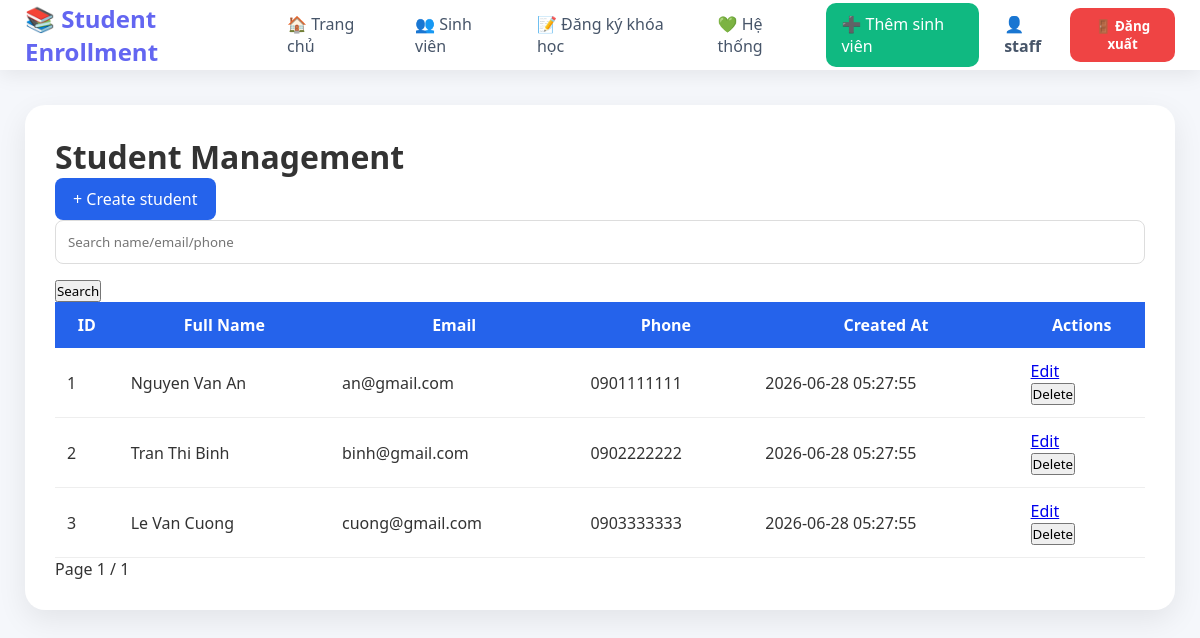
Page /students (signed in) on the committed database.
### tables this page shows
CREATE TABLE students (

    id INT AUTO_INCREMENT PRIMARY KEY,

    user_id INT NOT NULL,

    full_name VARCHAR(100) NOT NULL,

    email VARCHAR(100) NOT NULL UNIQUE,

    phone VARCHAR(20),

    created_at TIMESTAMP DEFAULT CURRENT_TIMESTAMP,


    CONSTRAINT fk_students_user
    FOREIGN KEY(user_id)
    REFERENCES users(id)
    ON DELETE CASCADE

);

### app/Core/helpers.php (called while the page is built, shortened)
<?php
function e(?string $value): string
{
    return htmlspecialchars(
        (string)$value,
        ENT_QUOTES,
        'UTF-8'
    );
}
function view(string $path, array $data = []): void
{
    extract($data);
    require __DIR__ . '/../Views/' . $path . '.php';
}

### app/Controllers/StudentController.php (called while the page is built, shortened)
<?php
class StudentController
{
    private function service(): StudentService
    {
        $config = require __DIR__ . '/../../config/database.php';
        $pdo = (new Database($config))->getConnection();
        return new StudentService(
            new StudentRepository($pdo)
        );
    }
    public function index(): void
    {
        $q = trim($_GET['q'] ?? '');
        $page = max(1, (int) ($_GET['page'] ?? 1));
        $perPage = 10;
        $sort = $_GET['sort'] ?? 'created_at';
        $direction = $_GET['direction'] ?? 'desc';
        $offset = ($page - 1) * $perPage;
        $service = $this->service();
        $total = $service->countAll($q);
        $totalPages = max(1, (int) ceil($total / $perPage));
        $students = $service->getPaginated($q, $perPage, $offset, $sort, $direction);
        view('Students/index', compact('students', 'q', 'page', 'perPage', 'total', 'totalPages', 'sort', 'direction'));
    }
}

### public/index.php (called while the page is built, shortened)
<?php
$path = parse_url($_SERVER['REQUEST_URI'], PHP_URL_PATH);
require __DIR__ . '/../app/Core/helpers.php';
require __DIR__ . '/../app/Repositories/StudentRepository.php';
require __DIR__ . '/../app/Repositories/EnrollmentRepository.php';
require __DIR__ . '/../app/Services/StudentService.php';
require __DIR__ . '/../app/Controllers/StudentController.php';
$router = new Router();
$router->get(
    '/',
    [HomeController::class,'index']
);
$router->get(
    '/health',
    [HealthController::class,'index']
);
$router->get(
    '/login',
    [AuthController::class,'login']
);
$router->post(
    '/login',
    [AuthController::class,'handleLogin']
);
$router->post(
    '/logout',
    [AuthController::class,'logout']
);
$router->get(
    '/dashboard',
    [DashboardController::class,'index']
);
$router->get(
    '/public-leads/create',
    [PublicLeadController::class,'create']
);
$router->post(
    '/public-leads',
    [PublicLeadController::class,'store']
);
$router->get(
    '/students',
    [StudentController::class,'index']
);
$router->get(
    '/students/create',
    [StudentController::class,'create']
);
$router->post(
    '/students/store',
    [StudentController::class,'store']
);
$router->get(
    '/students/edit',
    [StudentController::class,'edit']
);
$router->post(
    '/students/update',
    [StudentController::class,'update']
);
$router->post(
    '/students/delete',
    [StudentController::class,'delete']
);
$router->get(
    '/enrollments',
    [EnrollmentController::class,'index']
);
$router->get(
    '/enrollments/create',
    [EnrollmentController::class,'create']
);
$router->post(
    '/enrollments/store',
    [EnrollmentController::class,'store']
);
$router->get(
    '/enrollments/edit',
    [EnrollmentController::class,'edit']
);
$router->post(
    '/enrollments/update',
    [EnrollmentController::class,'update']
);
$router->post(
    '/enrollments/delete',
    [EnrollmentController::class,'delete']
);
$router->dispatch(
    $_SERVER['REQUEST_METHOD'],
    $_SERVER['REQUEST_URI']
);

### app/Repositories/StudentRepository.php (called while the page is built, shortened)
<?php
class StudentRepository
{
    public function countAll(string $keyword = ''): int
    {
        $sql = "SELECT COUNT(*) AS total FROM students";
        $params = [];
        $stmt = $this->db->prepare($sql);
        $stmt->execute($params);
        return (int)($stmt->fetch()['total'] ?? 0);
    }
    public function getPaginated(
        string $keyword,
        int $limit,
        int $offset,
        string $sort,
        string $direction
    ): array {
        $allowedSorts = [
            'id',
            'full_name',
            'email',
            'phone',
            'created_at'
        ];
        $allowedDirections = [
            'asc',
            'desc'
        ];
        $direction = strtolower($direction);
        $sql = "
            SELECT
                id,
                full_name,
                email,
                phone,
                created_at
            FROM students
        ";
        $sql .= " ORDER BY {$sort} {$direction}
                  LIMIT :limit OFFSET :offset";
        $stmt = $this->db->prepare($sql);
        $stmt->bindValue(':limit', $limit, PDO::PARAM_INT);
        $stmt->bindValue(':offset', $offset, PDO::PARAM_INT);
        $stmt->execute();
        return $stmt->fetchAll(PDO::FETCH_ASSOC);
    }
}

### app/Services/StudentService.php (called while the page is built, shortened)
<?php
class StudentService
{
    public function countAll(string $keyword = ''): int
    {
        return $this->repository->countAll($keyword);
    }
    public function getPaginated(
        string $keyword,
        int $limit,
        int $offset,
        string $sort,
        string $direction
    ): array {
        return $this->repository->getPaginated(
            $keyword,
            $limit,
            $offset,
            $sort,
            $direction
        );
    }
}

### app/Views/students/index.php (the view, shortened to what this page needs)
<h1>Student Management</h1>
<a class="btn primary" href="/students/create">+ Create student</a>
<form method="get" action="/students" class="toolbar">
    <input type="text" name="q" value="<?= e($q) ?>" placeholder="Search name/email/phone">
    <button type="submit">Search</button>
</form>
<table>
<thead>
<tr>
    <th>ID</th>
    <th>Full Name</th>
    <th>Email</th>
    <th>Phone</th>
    <th>Created At</th>
    <th>Actions</th>
</tr>
</thead>
<tbody>
<?php foreach ($students as $student): ?>
<tr>
    <td><?= e($student['id']) ?></td>
    <td><?= e($student['full_name']) ?></td>
    <td><?= e($student['email']) ?></td>
    <td><?= e($student['phone']) ?></td>
    <td><?= e($student['created_at']) ?></td>
    <td>
        <a href="/students/edit?id=<?= e($student['id']) ?>">Edit</a>
        <form method="post" action="/students/delete" class="inline" onsubmit="return confirm('Delete this student?')">
            <button type="submit" class="link danger">Delete</button>
        </form>
    </td>
</tr>
<?php endforeach; ?>
</tbody>
</table>
<div class="pagination">
    <span>Page <?= e($page) ?> / <?= e($totalPages) ?></span>
</div>
<?php
require __DIR__ . '/../layout.php';

### public/assets/style.css (style rules this page uses)
* { box-sizing: border-box; font-family: "Segoe UI", Arial, sans-serif; }
body { margin: 0; background: #f5f7fb; color: #333; }
table { width:100%; border-collapse:collapse; }
th { background:#2563eb; color:white; padding:12px; }
td { padding:12px; border-bottom:1px solid #eee; }
.btn { display:inline-block; padding:10px 18px; background:#2563eb; color:white; text-decoration:none; border-radius:8px; border:none; cursor:pointer; }
input, select { width:100%; padding:12px; border:1px solid #ddd; border-radius:8px; margin-bottom:15px; }

### app/Views/layout.php (style rules this page uses)
* { margin:0;padding:0;box-sizing:border-box; }
body { font-family:'Inter',sans-serif;background:linear-gradient(135deg, #eef2ff, #f8fafc, #ecfeff);min-height:100vh;color:#1e293b; }

### rows in the picture
students: id "1", full_name "Nguyen Van An", email "an@gmail.com", phone "0901111111", created_at "2026-06-28 05:27:55"
students: id "2", full_name "Tran Thi Binh", email "binh@gmail.com", phone "0902222222", created_at "2026-06-28 05:27:55"
students: id "3", full_name "Le Van Cuong", email "cuong@gmail.com", phone "0903333333", created_at "2026-06-28 05:27:55"

### other values in the picture
$_SESSION['user']['username'] "staff"
$page "1"
$totalPages "1"
